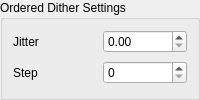
             <widget class="QWidget" name="pageORD_VAR">
              <property name="sizePolicy">
               <sizepolicy hsizetype="Preferred" vsizetype="Minimum">
                <horstretch>0</horstretch>
                <verstretch>0</verstretch>
               </sizepolicy>
              </property>
              <property name="minimumSize">
               <size>
                <width>0</width>
                <height>90</height>
               </size>
              </property>
              <layout class="QGridLayout" name="gridLayout_21">
               <property name="leftMargin">
                <number>0</number>
               </property>
               <property name="topMargin">
                <number>0</number>
               </property>
               <property name="rightMargin">
                <number>0</number>
               </property>
               <property name="bottomMargin">
                <number>0</number>
               </property>
               <property name="spacing">
                <number>0</number>
               </property>
               <item row="0" column="0">
                <widget class="QGroupBox" name="ORD_VAR_groupBox">
                 <property name="title">
                  <string>Ordered Dither Settings</string>
                 </property>
                 <layout class="QGridLayout" name="gridLayout_20">
                  <property name="leftMargin">
                   <number>10</number>
                  </property>
                  <property name="topMargin">
                   <number>8</number>
                  </property>
                  <property name="rightMargin">
                   <number>10</number>
                  </property>
                  <property name="bottomMargin">
                   <number>10</number>
                  </property>
                  <item row="1" column="0">
                   <widget class="QLabel" name="label_31">
                    <property name="text">
                     <string>Step</string>
                    </property>
                   </widget>
                  </item>
                  <item row="1" column="1">
                   <widget class="QSpinBox" name="ORD_VAR_step">
                    <property name="toolTip">
                     <string>dither matrix width and height</string>
                    </property>
                    <property name="keyboardTracking">
                     <bool>false</bool>
                    </property>
                    <property name="maximum">
                     <number>100</number>
                    </property>
                   </widget>
                  </item>
                  <item row="0" column="0">
                   <widget class="QLabel" name="label_30">
                    <property name="text">
                     <string>Jitter</string>
                    </property>
                   </widget>
                  </item>
                  <item row="0" column="1">
                   <widget class="QDoubleSpinBox" name="ORD_VAR_jitter">
                    <property name="toolTip">
                     <string>introduces randomness into the dithering</string>
                    </property>
                    <property name="keyboardTracking">
                     <bool>false</bool>
                    </property>
                    <property name="maximum">
                     <double>1.000000000000000</double>
                    </property>
                    <property name="singleStep">
                     <double>0.010000000000000</double>
                    </property>
                   </widget>
                  </item>
                 </layout>
                </widget>
               </item>
              </layout>
             </widget>
